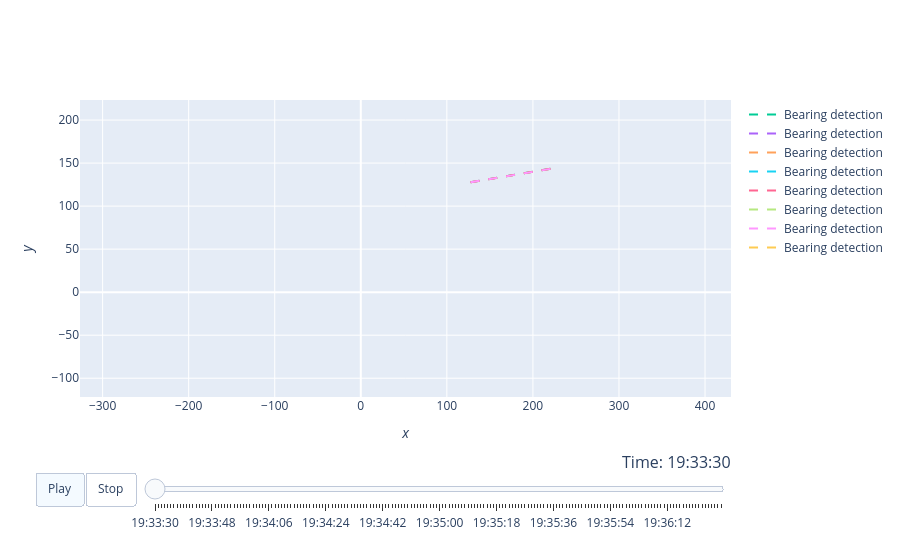

The notebook cell this image was saved under:
### Code cell
import plotly.graph_objects as go
plotter.fig.data = []
plotter.plot_sensors(sensor_platforms)

# Your existing Stone Soup Plotterly instance:
# plotter = Plotterly(...)

ray_length = 100  # Length to display each bearing ray


# Each entry: (sensor_x, sensor_y, bearing_radians, timestamp)
# bearing_data = [
#     (-50, -50, 0.7, timestamps[0]),
#     (50, -50, 2.1, timestamps[1],
# ]
bearing_data = []

for i in range(len(timestamps)):
    if (i % 50) == 0:
        ts = timestamps[i]
        b = bearings[i]
        rp_x = radar_pos[i][0]
        rp_y = radar_pos[i][0]
        bearing_data.append((rp_x, rp_y, b, ts))


for sx, sy, bearing, timestamp in bearing_data:
    ex = sx + ray_length * np.cos(bearing)
    ey = sy + ray_length * np.sin(bearing)

    plotter.fig.add_trace(go.Scatter(
        x=[sx, ex],
        y=[sy, ey],
        mode="lines",
        name="Bearing detection",
        line=dict(dash="dash"),
        text=[str(timestamp), str(timestamp)],
        hovertemplate="Timestamp: %{text}<extra></extra>",
    ))

plotter.fig.show()
